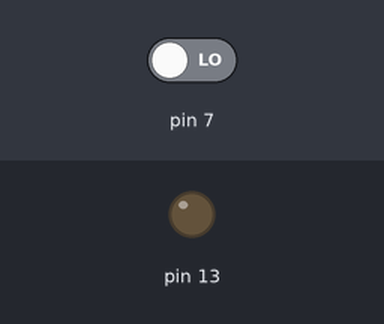
A sketch run on a simulated Arduino Uno, built with avr-gcc and run on an emulated ATmega328P. Shown: output pins drawn as LEDs (lit = HIGH). The inputs (shaded band) are chosen by the test bench; at power-on: pin 7 LOW.

Above: at 1.2 s.
1.3 s: pin 7 driven HIGH
At 2.4 s:
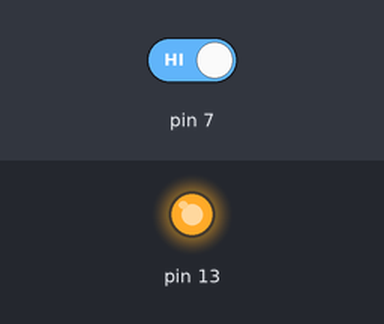
Timing chart, 0 to 4.3 s (numbered marks = the images above; inputs shaded):
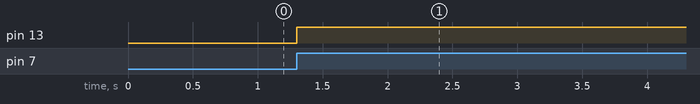

Measured:
- after the input at 1.3 s, pin 13: LOW → HIGH at once

The sketch:

boton_con_rele.ino
```cpp
int estado = 0;
int estadoAnterior = 0;
int salida = 0;

void setup() {
  pinMode(7,INPUT);
  pinMode(13,OUTPUT);
}

void loop() {

  estado = digitalRead(7);

  if((estado == 1) && (estadoAnterior == 0))
  {
    salida = 1- salida;
    //delay(0);
    digitalWrite(13, salida);
    delay(250);
  }

  estadoAnterior = estado;


}
```
